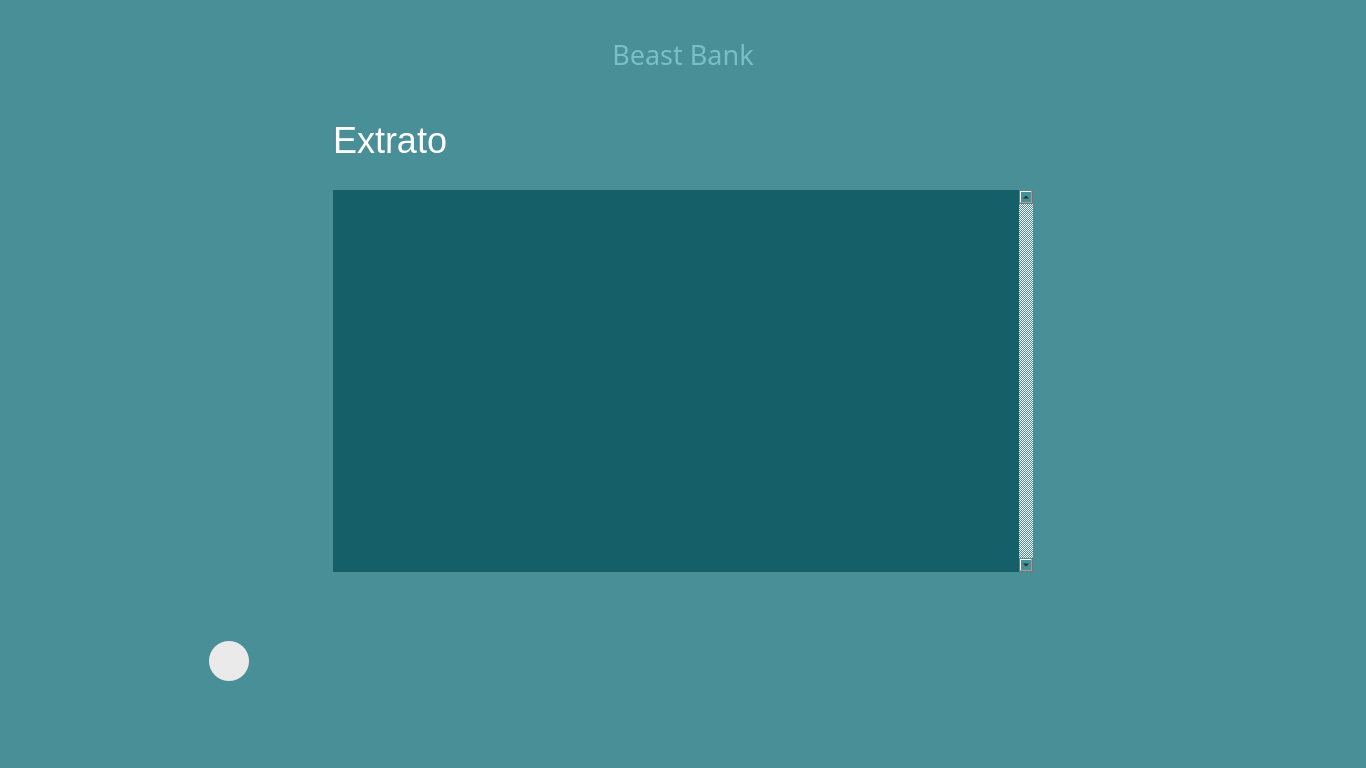
<?xml version="1.0" encoding="UTF-8"?>
<ui version="4.0">
 <class>MainWindow</class>
 <widget class="QMainWindow" name="MainWindow">
  <property name="geometry">
   <rect>
    <x>0</x>
    <y>0</y>
    <width>1366</width>
    <height>768</height>
   </rect>
  </property>
  <property name="windowTitle">
   <string>Historico de Transações</string>
  </property>
  <property name="styleSheet">
   <string notr="true">background-color: #498f97;</string>
  </property>
  <widget class="QWidget" name="centralwidget">
   <layout class="QGridLayout" name="gridLayout_2">
    <item row="1" column="0" colspan="2">
     <widget class="QWidget" name="widget_2" native="true">
      <property name="maximumSize">
       <size>
        <width>16777215</width>
        <height>70</height>
       </size>
      </property>
      <layout class="QGridLayout" name="gridLayout_6">
       <item row="0" column="0">
        <widget class="QLabel" name="label">
         <property name="maximumSize">
          <size>
           <width>700</width>
           <height>50</height>
          </size>
         </property>
         <property name="font">
          <font>
           <pointsize>27</pointsize>
          </font>
         </property>
         <property name="styleSheet">
          <string notr="true">color: #fff;</string>
         </property>
         <property name="text">
          <string>Extrato</string>
         </property>
        </widget>
       </item>
      </layout>
     </widget>
    </item>
    <item row="3" column="0" colspan="2">
     <widget class="QWidget" name="widget" native="true">
      <layout class="QGridLayout" name="gridLayout_4">
       <item row="0" column="1">
        <widget class="QWidget" name="widget_5" native="true">
         <property name="maximumSize">
          <size>
           <width>750</width>
           <height>800</height>
          </size>
         </property>
        </widget>
       </item>
       <item row="0" column="0">
        <widget class="QWidget" name="widget_4" native="true">
         <property name="minimumSize">
          <size>
           <width>120</width>
           <height>81</height>
          </size>
         </property>
         <property name="maximumSize">
          <size>
           <width>120</width>
           <height>81</height>
          </size>
         </property>
         <widget class="QPushButton" name="voltar">
          <property name="geometry">
           <rect>
            <x>40</x>
            <y>20</y>
            <width>40</width>
            <height>40</height>
           </rect>
          </property>
          <property name="minimumSize">
           <size>
            <width>40</width>
            <height>40</height>
           </size>
          </property>
          <property name="maximumSize">
           <size>
            <width>40</width>
            <height>40</height>
           </size>
          </property>
          <property name="cursor">
           <cursorShape>PointingHandCursor</cursorShape>
          </property>
          <property name="styleSheet">
           <string notr="true">background-color: rgba(200, 200, 200, 51);
border-radius: 20px;
</string>
          </property>
          <property name="text">
           <string/>
          </property>
         </widget>
         <widget class="QLabel" name="img">
          <property name="geometry">
           <rect>
            <x>40</x>
            <y>20</y>
            <width>40</width>
            <height>40</height>
           </rect>
          </property>
          <property name="minimumSize">
           <size>
            <width>40</width>
            <height>40</height>
           </size>
          </property>
          <property name="maximumSize">
           <size>
            <width>40</width>
            <height>40</height>
           </size>
          </property>
          <property name="cursor">
           <cursorShape>PointingHandCursor</cursorShape>
          </property>
          <property name="styleSheet">
           <string notr="true">background-color: rgb(243, 243, 243);
border-radius: 20px;</string>
          </property>
          <property name="text">
           <string/>
          </property>
          <property name="alignment">
           <set>Qt::AlignCenter</set>
          </property>
         </widget>
         <zorder>img</zorder>
         <zorder>voltar</zorder>
        </widget>
       </item>
      </layout>
     </widget>
    </item>
    <item row="0" column="0" colspan="2">
     <widget class="QWidget" name="widget_3" native="true">
      <property name="maximumSize">
       <size>
        <width>16777215</width>
        <height>90</height>
       </size>
      </property>
      <layout class="QGridLayout" name="gridLayout_3">
       <item row="0" column="0">
        <widget class="QLabel" name="label_2">
         <property name="maximumSize">
          <size>
           <width>16777215</width>
           <height>90</height>
          </size>
         </property>
         <property name="font">
          <font>
           <family>Sawasdee</family>
           <pointsize>20</pointsize>
          </font>
         </property>
         <property name="styleSheet">
          <string notr="true">color: #7cbec6;</string>
         </property>
         <property name="text">
          <string>Beast Bank</string>
         </property>
         <property name="alignment">
          <set>Qt::AlignCenter</set>
         </property>
        </widget>
       </item>
      </layout>
     </widget>
    </item>
    <item row="2" column="0" colspan="2">
     <widget class="QFrame" name="frame">
      <property name="minimumSize">
       <size>
        <width>700</width>
        <height>400</height>
       </size>
      </property>
      <property name="maximumSize">
       <size>
        <width>16777215</width>
        <height>400</height>
       </size>
      </property>
      <property name="styleSheet">
       <string notr="true">border: 0px</string>
      </property>
      <property name="frameShape">
       <enum>QFrame::StyledPanel</enum>
      </property>
      <property name="frameShadow">
       <enum>QFrame::Raised</enum>
      </property>
      <layout class="QGridLayout" name="gridLayout_5">
       <item row="0" column="0">
        <widget class="QScrollArea" name="scrollArea">
         <property name="maximumSize">
          <size>
           <width>700</width>
           <height>401</height>
          </size>
         </property>
         <property name="styleSheet">
          <string notr="true">background-color: #156068;</string>
         </property>
         <property name="frameShape">
          <enum>QFrame::Box</enum>
         </property>
         <property name="frameShadow">
          <enum>QFrame::Plain</enum>
         </property>
         <property name="verticalScrollBarPolicy">
          <enum>Qt::ScrollBarAlwaysOn</enum>
         </property>
         <property name="widgetResizable">
          <bool>true</bool>
         </property>
         <widget class="QWidget" name="scrollAreaWidgetContents">
          <property name="geometry">
           <rect>
            <x>0</x>
            <y>0</y>
            <width>686</width>
            <height>382</height>
           </rect>
          </property>
          <layout class="QGridLayout" name="gridLayout"/>
         </widget>
        </widget>
       </item>
      </layout>
     </widget>
    </item>
   </layout>
  </widget>
  <widget class="QStatusBar" name="statusbar"/>
 </widget>
 <resources/>
 <connections/>
</ui>
